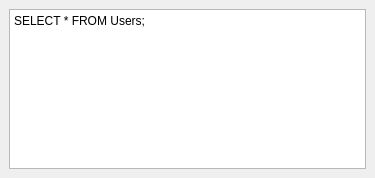
<?xml version="1.0" encoding="UTF-8"?>
<ui version="4.0">
 <class>MainWindow</class>
 <widget class="QMainWindow" name="MainWindow">
  <property name="geometry">
   <rect>
    <x>0</x>
    <y>0</y>
    <width>375</width>
    <height>178</height>
   </rect>
  </property>
  <property name="windowTitle">
   <string>QTextEdit-QSyntaxHighlighter-Example</string>
  </property>
  <widget class="QWidget" name="centralwidget">
   <layout class="QGridLayout" name="gridLayout">
    <item row="0" column="0">
     <widget class="QTextEdit" name="textEdit">
      <property name="html">
       <string>&lt;!DOCTYPE HTML PUBLIC &quot;-//W3C//DTD HTML 4.0//EN&quot; &quot;http://www.w3.org/TR/REC-html40/strict.dtd&quot;&gt;
&lt;html&gt;&lt;head&gt;&lt;meta name=&quot;qrichtext&quot; content=&quot;1&quot; /&gt;&lt;meta charset=&quot;utf-8&quot; /&gt;&lt;style type=&quot;text/css&quot;&gt;
p, li { white-space: pre-wrap; }
hr { height: 1px; border-width: 0; }
li.unchecked::marker { content: &quot;\2610&quot;; }
li.checked::marker { content: &quot;\2612&quot;; }
&lt;/style&gt;&lt;/head&gt;&lt;body style=&quot; font-family:'Segoe UI'; font-size:9pt; font-weight:400; font-style:normal;&quot;&gt;
&lt;p style=&quot; margin-top:0px; margin-bottom:0px; margin-left:0px; margin-right:0px; -qt-block-indent:0; text-indent:0px;&quot;&gt;SELECT * FROM Users;&lt;/p&gt;&lt;/body&gt;&lt;/html&gt;</string>
      </property>
     </widget>
    </item>
   </layout>
  </widget>
 </widget>
 <resources/>
 <connections/>
</ui>
